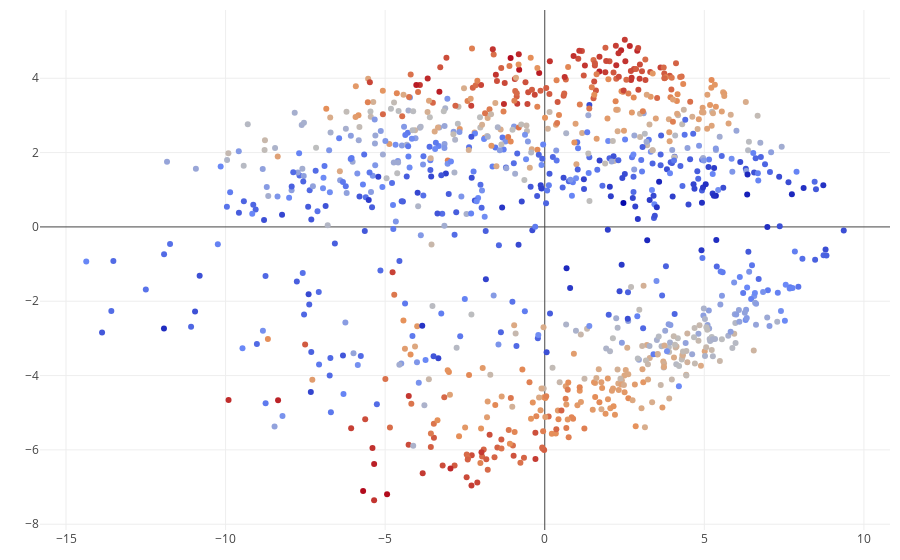

The notebook cell this image was saved under:
### Code cell
plot(scatter(x=Y[1,:], y=Y[2,:], marker_color=Y[3,:], text=Y[3,:], mode="markers"), Layout())

### Figure 1 — Plotly figure (JSON) as saved in the notebook; plotly's stock layout.template omitted (floating-point values rounded to 4 significant figures; data arrays with more than 128 entries replaced by an {"elided": "..."} marker saying what was removed)
{"data": [{"marker": {"color": {"elided": "1000 float values"}}, "mode": "markers", "text": {"elided": "1000 float values"}, "type": "scatter", "x": {"elided": "1000 float values"}, "y": {"elided": "1000 float values"}}], "layout": {"margin": {"b": 30, "l": 40, "r": 10, "t": 10}}}
